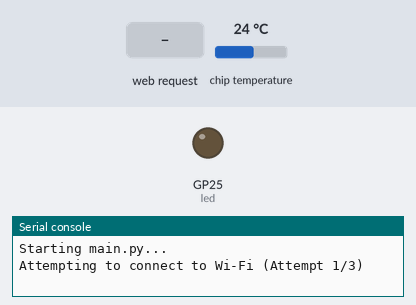
Bench run of a program on a simulated Raspberry Pi Pico running MicroPython. On the bench: output pins drawn as LEDs (lit = HIGH), the last lines printed to the serial console. Inputs (shaded band) come from the test bench; at power-on: chip temperature 24 °C. WiFi joins after 1.5 s.

Above: at 1.2 s.
1.3 s: HTTP request GET / received
At 3.1 s:
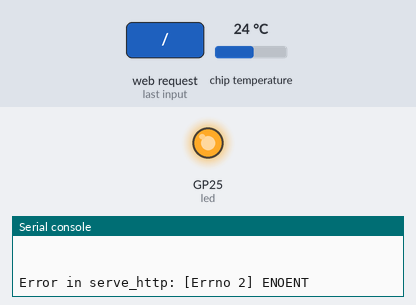
3.5 s: HTTP request GET /info received
Timing chart, 0 to 13.5 s (numbered marks = the images above; inputs shaded):
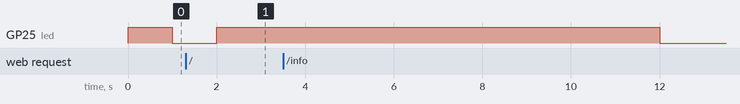

The program:

main.py
```python
import network
import machine
import time
import server
from credstore import SSID, Password

led = machine.Pin('LED', machine.Pin.OUT)

def connect_wifi(timeout: int = 20, max_retries: int = 3) -> bool:
    wlan = network.WLAN(network.STA_IF)
    wlan.active(True)
    retries = 0
    while retries < max_retries:
        print(f"Attempting to connect to Wi-Fi (Attempt {retries + 1}/{max_retries})")

        c = 0
        wlan.connect(SSID, Password)
        while not wlan.isconnected() and wlan.status() >= 0 and c < timeout:
            led.toggle()
            time.sleep(1)
            c += 1
        if wlan.isconnected():
            led.on()
            timer = machine.Timer(-1)
            timer.init(period=10000, mode=machine.Timer.ONE_SHOT, callback=lambda t: led.off())
            print(f"Connected to Wi-Fi: {wlan.ifconfig()}")
            return True
        print(f"Connection failed, status: {wlan.status()}")
        for _ in range(20):
            led.toggle()
            time.sleep(0.25)
        led.off()
        retries += 1
        time.sleep(2 ** retries)
    print("Max retries exceeded, could not connect")
    return False,

def run():
    print("Starting main.py...")
    while True:
        try:
            if connect_wifi():
                print("Starting server...")
                server.run()
            else:
                print("Wi-Fi connection failed, retrying in 5 seconds...")
                time.sleep(5)
        except KeyboardInterrupt:
            break
        except Exception as e:
            print(f"Run loop error: {e}")
            time.sleep(2)

if __name__ == "__main__":
    run()
```

server.py
```python
import os
import machine
import time
import network
import json
import asyncio

server_root = '/www'

mimes = {
    '.html' : 'text/html; charset=utf-8',
    '.ico' : 'image/x-icon',
    '.js' : 'application/javascript'}

class Response:
    def __init__(self, body:bytes=b'', status=200, content_type='text/html; charset=utf-8') -> None:
        self.status = status
        self.body = body
        self.content_type = content_type
        self.headers = {}

    def encode(self) -> bytes:
        reason = {
            200: 'OK',
            404: 'Not Found',
            500: 'Internal Server Error',
        }.get(self.status, 'Unknown Status')

        body = self.body
        headers = [
            f"HTTP/1.1 {self.status} {reason}",
            f"Content-Type: {self.content_type}",
            f"Content-Length: {len(body)}",
            "Connection: close"
        ]
        for k,v in self.headers.items():
            headers.append(f"{k}: {v}")
        response = '\r\n'.join(headers) + '\r\n\r\n'
        return response.encode() + body

class Request:
    def __init__(self, raw: str):
        lines = raw.splitlines()
        request_line = lines[0].split()
        self.method = request_line[0]
        self.path = request_line[1]
        self.http_version = request_line[2] if len(request_line) > 2 else "HTTP/1.1"
        self.headers = {}
        i = 1
        for l in lines[1:]:
            if not l:
                break
            key, value = l.split(':', 1)
            self.headers[key.strip()] = value.strip()
            i += 1
        self.body = '\r\n'.join(lines[i+1:]) if (i+1) < len(lines) else ''


def read_temperature():
    """reads temperature from onboard temperature sensor on pin 4 of the pico W"""
    sensor = machine.ADC(4)
    adc_value = sensor.read_u16()
    volt = (3.3/65535) * adc_value
    celsius = 27 - (volt - 0.706)/0.001721
    return round(celsius,0)

def sanitize_path(path: str) -> tuple[str,str,str]:
    parts = [p for p in path.lstrip("/").split("/") if p and p != "."]
    safe = []
    for p in parts:
        if p == "..":
            if safe: safe.pop()
        else:
            safe.append(p)
    fullpath = "/" + "/".join(safe)
    directory = fullpath[:fullpath.rfind("/")+1]
    filename = fullpath[len(directory):]
    return fullpath,directory,filename

def get_net_info():
    wlan = network.WLAN(network.STA_IF)
    return wlan.ifconfig()

def parse_request(data:str) -> Response:
    request = Request(data)
    response = Response()

    clean_path,directory,filename = sanitize_path(request.path)
    if clean_path == "/":
        if "index.html" in os.listdir(server_root):
            with open(server_root+"/index.html","rb") as f:
                 response.body = f.read()
    elif clean_path == "/info":
        ip, netmask, gateway, dns = get_net_info()
        body = json.dumps({
            "ip":ip,
            "netmask":netmask,
            "gateway":gateway,
            "dns":dns,
            "temp": read_temperature()
        })
        response = Response(body.encode(),content_type="application/json")
    else:
        print(filename,directory)
        if filename in os.listdir(server_root+directory):
            ext = filename[filename.rfind('.'):]
            response.content_type = mimes.get(ext,"application/octet-stream")
            with open(server_root+clean_path,"rb") as f:
                response.body = f.read()
        else:
            response.status = 404

    return response


async def serve_http(reader:asyncio.StreamReader, writer:asyncio.StreamWriter):
    try:
        peername = reader.get_extra_info('peername')
        data = await reader.read(2048)
        request = None
        if data:
            request = data.decode()
            print(request)
            response = parse_request(request)
            response_buffer = response.encode()
            writer.write(response_buffer)
            await writer.drain()
    except Exception as e:
        print(f"Error in serve_http: {e}")
    finally:
        writer.close()
        await writer.wait_closed()


async def start_http(host: str, port: int):
    server = await asyncio.start_server(serve_http, host, port)
    print(f"Listening on {host}:{port}")
    await server.wait_closed()


def run():
    asyncio.run(start_http("0.0.0.0", 80))
```

credstore.py
```python
SSID = ""
Password = ""
```
